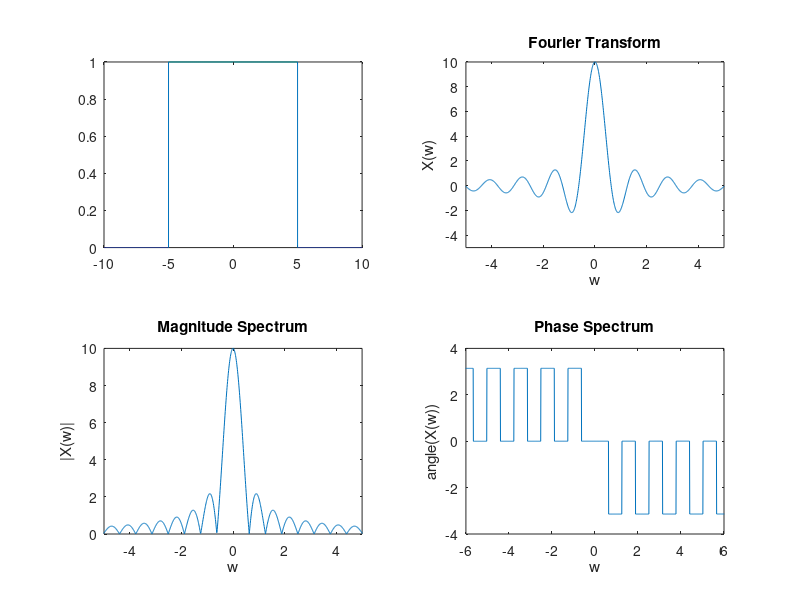

Recreate this plot in MATLAB.
clc;
clear all;
close all;
l=10;
t=-10:0.001:10;
xct =rectpuls(t,l);
subplot(2,2,1);
plot(t,xct);

w = -8*pi:0.01:8*pi;
for i=1:length(w)
    xcw(i)= trapz(t,xct.*exp(-j*w(i).*t));
end

subplot(2,2,2);
plot(w,xcw)
axis([-5 5 -5 10]);
title('Fourier Transform');
xlabel('w');
ylabel('X(w)');

subplot(2,2,3);
plot(w,abs(xcw))
axis([-5 5 0 10]);
title('Magnitude Spectrum');
xlabel('w');
ylabel('|X(w)|');

subplot(2,2,4);
plot(w,angle(xcw))
axis([-6 6 -4 4]);
title('Phase Spectrum');
xlabel('w');
ylabel('angle(X(w))');